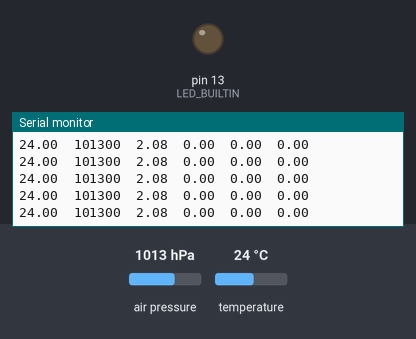
The sketch below on a simulated Arduino Uno, built with avr-gcc and run on an emulated ATmega328P. Shown: output pins drawn as LEDs (lit = HIGH), the last lines printed to the serial monitor. Inputs (shaded band) come from the test bench; at power-on: air pressure 1013 hPa, temperature 24 °C.

Above: at 1.2 s.
1.3 s: air pressure set to 1048 hPa
At 2.4 s:
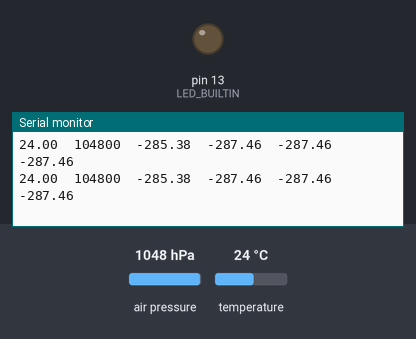
4.3 s: air pressure set to 952 hPa
At 4.9 s:
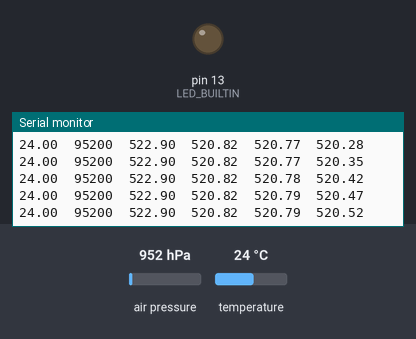
Timing chart, 0 to 7.3 s (numbered marks = the images above; inputs shaded):
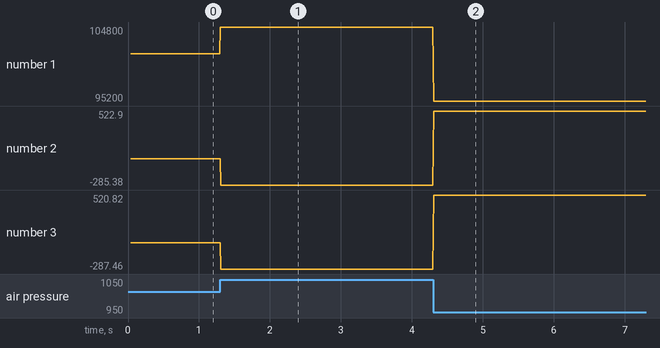

The sketch:

M_Bosco.ino
```cpp
#include <Adafruit_BMP085.h>

Adafruit_BMP085 bmp;
// --- Variáveis Globais ---
float alturaZero = 0;
// --- Variáveis do Filtro ---
float alturaFiltradaSegundaVez = 0.0;
const float ALPHA = 0.15;
float alturaFiltrada = 0;

void setup() {
  pinMode(LED_BUILTIN, OUTPUT);


  Serial.begin(115200);
  if (!bmp.begin()) {
    Serial.println("Não foi possível encontrar um sensor BMP085 válido, verifique a fiação!");
    while (1) {}
  }
  // --- Calibração da Altura Zero ---
Serial.println("calibrando altura");
float soma = 0;
for (int i = 0; i < 20; i++) {
  soma += bmp.readAltitude();
  }
  alturaZero = soma/20;
}

void loop() {
  // --- Leituras e Cálculos ---
  float Altitude = bmp.readAltitude();
  float Altura = Altitude - alturaZero;
  // --- Aplicação do Primeiro Filtro ---
  alturaFiltrada = (ALPHA * Altura) + (1 - ALPHA) * alturaFiltrada;
  // --- Aplicação do Segundo Filtro (em cascata) ---
  alturaFiltradaSegundaVez = (ALPHA * alturaFiltrada) + (1.0 - ALPHA) * alturaFiltradaSegundaVez;

// --- Prints dos valores ---
  Serial.print(bmp.readTemperature());
  Serial.print("\t");

  Serial.print(bmp.readPressure());
  Serial.print("\t");

  Serial.print(Altitude);
  Serial.print("\t");

  Serial.print(Altura);
  Serial.print("\t");

  Serial.print(alturaFiltrada);
  Serial.print("\t");

  Serial.print(alturaFiltradaSegundaVez);
  Serial.println();
}
```

Measured:
- after the input at 1.3 s, the serial monitor: prints a new line at once (image 1)
- after the input at 4.3 s, the serial monitor: prints a new line at once (image 2)
- plotted number 1: 104800 → 95200 after the input at 4.3 s
- plotted number 2: 2.08 → -285.38 after the input at 1.3 s, -285.38 → 522.9 after the input at 4.3 s
- plotted number 3: 0 → -287.46 after the input at 1.3 s, -287.46 → 520.82 after the input at 4.3 s
